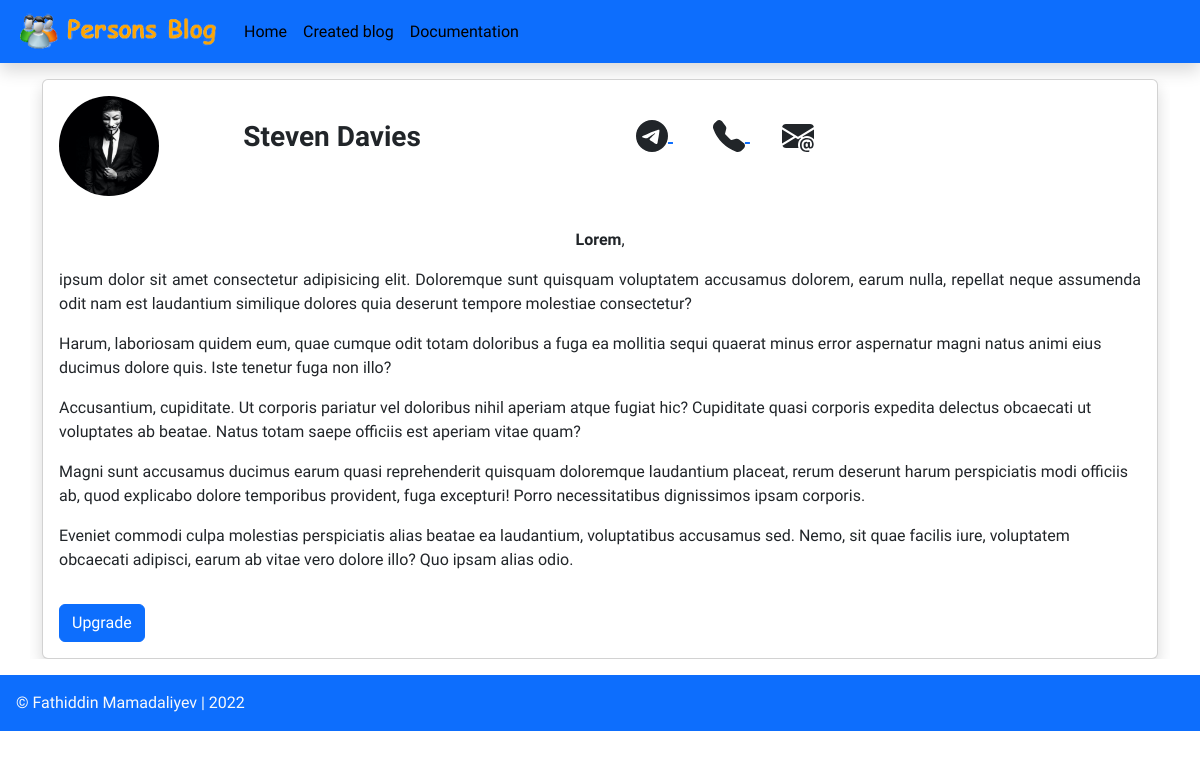
Screenshot of /person/steven-davies/ with the database file from the repository.
### main/models.py (models this page shows, shortened)
class Person(models.Model):
    image = models.ImageField(upload_to='person/')
    name = models.CharField(max_length=150)
    phone = models.CharField(max_length=15)
    mail = models.CharField(max_length=150)
    telegram = models.CharField(max_length=100)
    slug = models.SlugField(unique=True)
    body = RichTextField()

### main/views.py (the view)
# urls.py: path("person/<slug:slug>/", views.PersonView.as_view(), name='person'),
class PersonView(DetailView):
    model = Person

### templates/main/person_detail.html (shortened to what this page needs)
{% extends 'main/base.html' %}
{% load static %}
{% block content %}
    <div class="container mt-3">
        <div class="card shadow">
            <div class="card-body">
              <h5 class="card-title">
                <div class="row">
                    <div class="col-lg-2">
                        <img src="{{object.image.url}}" style="width: 100px; height:100px; border-radius:50%" alt="">
                    </div>
                    <div class="col-lg-4 mt-4 fw-bold">
                        <h3 class="fw-bold">
                            {{object.name}}
                        </h3>
                    </div>
                    <div class="col-lg-4 mt-4">
                        <a class="m-4" href="https://t.me/{{object.telegram}}">
                        </a>
                        <a class="m-3" href="tel:{{object.phone}}">
                        </a>
                        <a class="m-3" href="mailto:{{object.mail}}">
                        </a>
                    </div>
                </div>
              </h5>
              <p class="card-text mt-3">
                {{object.body|safe}}
              </p>
              <a href="{% url 'main:update' object.slug %}" class="btn btn-primary">Upgrade</a>
            </div>
          </div>
    </div>
{% endblock %}

### templates/main/base.html (shortened to what this page needs)
{% load static %}
{% load static %}
<!DOCTYPE html>
<html lang="en">
<head>
    <link href="https://cdn.jsdelivr.net/npm/bootstrap@5.2.3/dist/css/bootstrap.min.css" rel="stylesheet">
    <link rel="stylesheet" href="{% static 'style.css' %}">
</head>
<body>
<nav class="navbar shadow p-2 m-0 navbar-expand-lg bg-primary">
    <div class="container-fluid">
      <a class="navbar-brand" href="#"><img src="{% static 'logo.png' %}" width="200px" alt=""></a>
      <div class="collapse navbar-collapse" id="navbarSupportedContent">
        <ul class="navbar-nav me-auto mb-2 mb-lg-0">
          <li class="nav-item">
            <a class="nav-link nav-color" aria-current="page" href="/">Home</a>
          </li>
          <li class="nav-item">
            <a class="nav-link nav-color" aria-current="page" href="/create/">Created blog</a>
          </li>
          <li class="nav-item">
            <a class="nav-link nav-color" aria-current="page" href="/doc/">Documentation</a>
          </li>
        </ul>
      </div>
    </div>
  </nav>
  {% block content %}
  {% endblock %}
  <footer class="p-3 mt-3 bg-primary text-light">
  &copy;  Fathiddin Mamadaliyev | 2022
  </footer>
</body>
</html>

### staticfiles/style.css (style rules this page uses)
* { font-family: 'Inconsolata', monospace; font-family: 'Roboto Slab', serif; font-family: 'Work Sans', sans-serif; overflow-x: hidden; }
.nav-color { color: black; }
* { text-decoration: none; }

### rows the page displays
Person: image (picture), name "Steven Davies", body "Lorem , ipsum dolor sit amet consectetur adipisicing elit. Doloremque sunt quisquam voluptatem accusamus dolorem, earum nulla, repellat neque assumenda odit nam est laudantium similique dolores quia deserunt tempore molestiae consectetur? Harum, laboriosam quidem eum, quae cumque odit totam doloribus a fuga ea mollitia sequi quaerat minus error aspernatur magni natus animi eius ducimus dolore quis. Iste tenetur fuga non illo? Accusantium, cupiditate. Ut corporis pariatur vel doloribus nihil aperiam atque fugiat hic? Cupiditate quasi corporis expedita delectus obcaecati ut voluptates ab beatae. Natus totam saepe officiis est aperiam vitae quam? Magni sunt accusamus ducimus earum quasi…"
